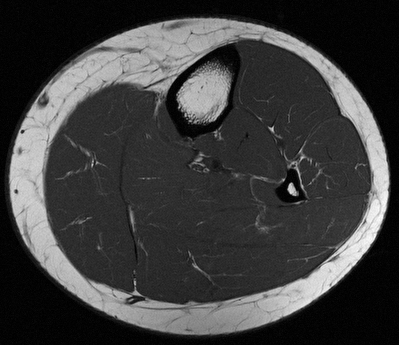
#> input picture images/jambe.tif, 399 x 345 px, found by its file name
$ python noise_analysis.py
#> lines starting #> are read from the running program, lines starting #| are printed output that depends on the picture; after the words box and inside, x2 and y2 are one past the last pixel; in counts of white or black regions, pixels touching at a corner belong together
import matplotlib.pyplot as plt
import numpy as np
import os
import imageio.v2 as imageio
from PIL import Image

def hist_stretch(I):
    """
    Histogram stretching to range [0;1]
    """
    I = I - np.min(I)
    I = I / np.max(I) if np.max(I) > 0 else I
    return I

def ensure_dir(dir_path):
    """
    Create directory if it doesn't exist
    """
    if not os.path.exists(dir_path):
        os.makedirs(dir_path)

def noise_estimation():
    """
    Perform noise estimation on image regions of interest
    """
    # Ensure output directory exists
    plots_dir = 'plots/TP8_Compression'
    ensure_dir(plots_dir)

    # Load the leg image
    img_path = 'images/jambe.tif'
    try:
        # Try reading with imageio
        A = imageio.imread(img_path)
    except:
        # Fallback to PIL if imageio fails
        A = np.array(Image.open(img_path))
#> A is the input picture: shape (345, 399); min 0, max 255, mean 61.6

    # Convert to grayscale if it's RGB
    if len(A.shape) > 2:
        A = np.mean(A, axis=2).astype(np.uint8)

    # 1. Extract ROI from a uniform intensity region and plot histogram
    roi = A[160:200, 200:240]

    plt.figure(figsize=(12, 10))
    plt.suptitle('Histogram of the Region of Interest (ROI)', fontsize=16)

    # Show the original image and mark ROI
    plt.subplot(221)
    plt.imshow(A, cmap='gray')
    plt.title('Original Image')
    # Mark the ROI with a red rectangle
    x, y = 200, 160
    w, h = 40, 40
    plt.plot([x, x+w, x+w, x, x], [y, y, y+h, y+h, y], 'r-', linewidth=2)
    plt.axis('off')

    # Show the ROI
    plt.subplot(222)
    plt.imshow(roi, cmap='gray')
    plt.title('Region of Interest (ROI)')
    plt.axis('off')

    # Plot histogram of ROI
    plt.subplot(223)
    plt.hist(roi.flatten(), bins=255, color='blue', alpha=0.7)
    plt.title('Histogram of ROI')
    plt.xlabel('Pixel Value')
    plt.ylabel('Frequency')
    plt.grid(alpha=0.3)

    # Save figure
    plt.tight_layout(rect=[0, 0, 1, 0.96])
    plt.savefig(os.path.join(plots_dir, 'histogram_roi.png'), dpi=300)
#> figure, not shown here; panel 3: tallest bar 130 high, from x = 44.74 to 45.22
    plt.show()

    # 2. Add exponential noise to the image
    nx, ny = A.shape
#> nx = 345; ny = 399
    expnoise = -1/0.5 * np.log(1 - np.random.rand(nx, ny))
    expnoise = expnoise / np.max(expnoise)
    B_exp = A + 255 * expnoise
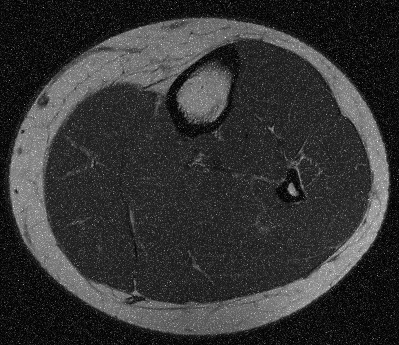
#> B_exp: shape (345, 399) float64; min 0.00827, max 411.4, mean 84.2; drawn with min black and max white
    B_exp = np.clip(B_exp, 0, 255).astype(np.uint8)
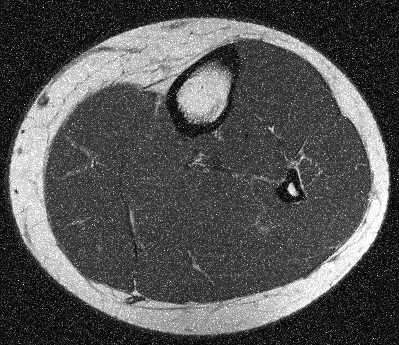
#> B_exp: shape (345, 399); min 0, max 255, mean 83.4

    # Extract the same ROI from the exponential noise image
    roi_exp = B_exp[160:200, 200:240]
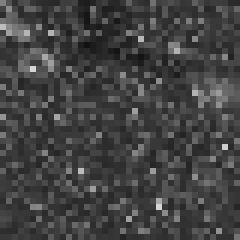
#> roi_exp: shape (40, 40) (shown 6 times larger); min 18, max 214, mean 66.4

    # Plot the exponential noise results
    plt.figure(figsize=(12, 10))
    plt.suptitle('Image with Exponential Noise', fontsize=16)

    # Show the exponential noise image and mark ROI
    plt.subplot(221)
    plt.imshow(B_exp, cmap='gray')
    plt.title('Image with Exponential Noise')
    # Mark the ROI with a red rectangle
    plt.plot([x, x+w, x+w, x, x], [y, y, y+h, y+h, y], 'r-', linewidth=2)
    plt.axis('off')

    # Show the ROI of exponential noise image
    plt.subplot(222)
    plt.imshow(roi_exp, cmap='gray')
    plt.title('ROI with Exponential Noise')
    plt.axis('off')

    # Plot histogram of ROI with exponential noise
    plt.subplot(223)
    plt.hist(roi_exp.flatten(), bins=255, color='red', alpha=0.7)
    plt.title('Histogram of ROI with Exponential Noise')
    plt.xlabel('Pixel Value')
    plt.ylabel('Frequency')
    plt.grid(alpha=0.3)

    # Save figure
    plt.tight_layout(rect=[0, 0, 1, 0.96])
    plt.savefig(os.path.join(plots_dir, 'histogram_exp_noise.png'), dpi=300)
#> figure, not shown here; panel 3: tallest bar 54 high, from x = 49.51 to 50.28
    plt.show()

    # Save the exponential noise image
    imageio.imwrite(os.path.join(plots_dir, 'leg_exponential.png'), B_exp)

    # 3. Add Gaussian noise to the image
    gaussnoise = 50 * np.random.randn(nx, ny)
    B_gauss = A + gaussnoise
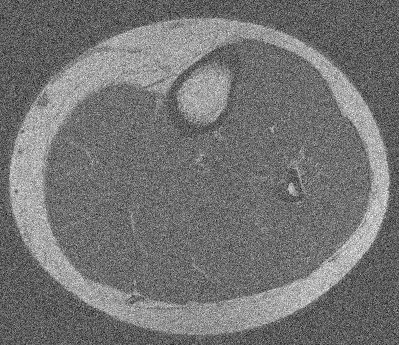
#> B_gauss: shape (345, 399) float64; min -220.6, max 396.8, mean 61.8; drawn with min black and max white
    B_gauss = np.clip(B_gauss, 0, 255).astype(np.uint8)
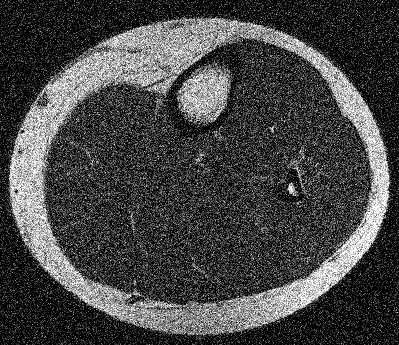
#> B_gauss: shape (345, 399); min 0, max 255, mean 68.9

    # Extract the same ROI from the gaussian noise image
    roi_gauss = B_gauss[160:200, 200:240]
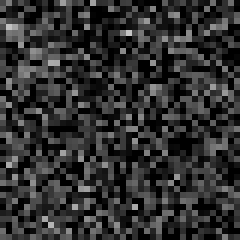
#> roi_gauss: shape (40, 40) (shown 6 times larger); min 0, max 197, mean 47.9

    # Plot the gaussian noise results
    plt.figure(figsize=(12, 10))
    plt.suptitle('Image with Gaussian Noise', fontsize=16)

    # Show the gaussian noise image and mark ROI
    plt.subplot(221)
    plt.imshow(B_gauss, cmap='gray')
    plt.title('Image with Gaussian Noise')
    # Mark the ROI with a red rectangle
    plt.plot([x, x+w, x+w, x, x], [y, y, y+h, y+h, y], 'r-', linewidth=2)
    plt.axis('off')

    # Show the ROI of gaussian noise image
    plt.subplot(222)
    plt.imshow(roi_gauss, cmap='gray')
    plt.title('ROI with Gaussian Noise')
    plt.axis('off')

    # Plot histogram of ROI with gaussian noise
    plt.subplot(223)
    plt.hist(roi_gauss.flatten(), bins=255, color='green', alpha=0.7)
    plt.title('Histogram of ROI with Gaussian Noise')
    plt.xlabel('Pixel Value')
    plt.ylabel('Frequency')
    plt.grid(alpha=0.3)

    # Save figure
    plt.tight_layout(rect=[0, 0, 1, 0.96])
    plt.savefig(os.path.join(plots_dir, 'histogram_gauss_noise.png'), dpi=300)
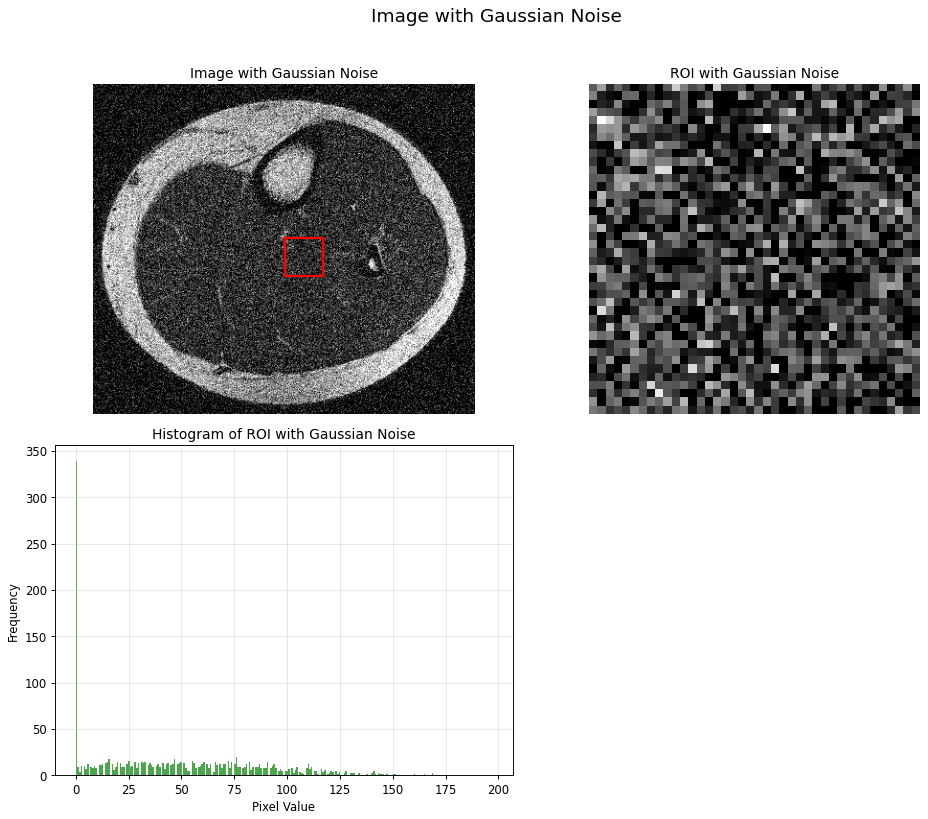
#> figure drawn by matplotlib, 3 panels; panel 3: tallest bar 339 high, from x = -5.55e-17 to 0.773
    plt.show()

    # Save the gaussian noise image
    imageio.imwrite(os.path.join(plots_dir, 'leg_gaussian.png'), B_gauss)

    print("Noise estimation completed!")
    print(f"Results saved in {plots_dir}")
    print("Generated files:")
    print("- histogram_roi.png: Original ROI and its histogram")
    print("- histogram_exp_noise.png: ROI with exponential noise and its histogram")
    print("- histogram_gauss_noise.png: ROI with Gaussian noise and its histogram")
    print("- leg_exponential.png: Full image with exponential noise")
    print("- leg_gaussian.png: Full image with Gaussian noise")

if __name__ == '__main__':
    noise_estimation()

$ run again, with images/BrainT1.bmp saved as images/jambe.tif
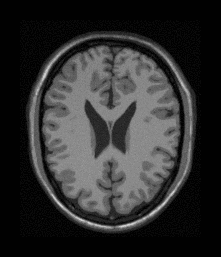
#> input picture images/BrainT1.bmp, 221 x 257 px, found by its file name
#> in noise_estimation, A is the input picture: shape (257, 221); min 1, max 210, mean 47
#> in noise_estimation, `roi = A[160:200, 200:240]`:
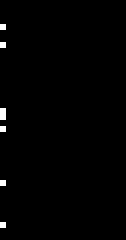
#> roi: shape (40, 21) (shown 6 times larger); values 1 (black) and 10 (white), 0.83% white in thin lines or dots, all inside (x1, y1, x2, y2) = (0, 4, 1, 38)
#> in noise_estimation, `plt.savefig(os.path.join(plots_dir, 'histogram_gauss_noise.png'), dpi=..`:
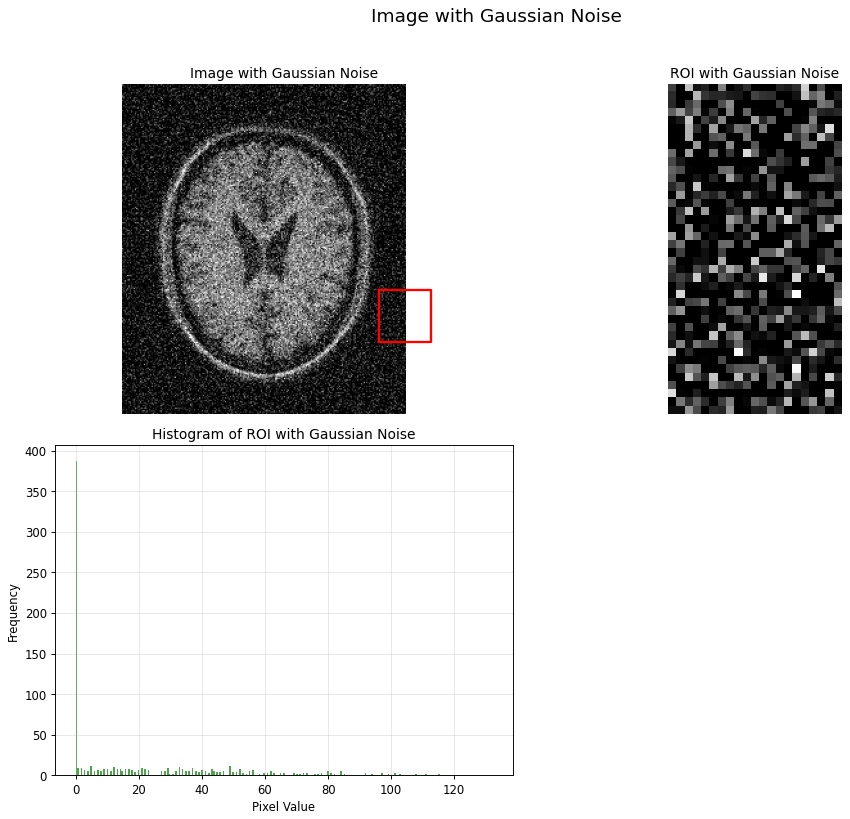
#> figure drawn by matplotlib, 3 panels; panel 3: tallest bar 387 high, from x = -5.55e-17 to 0.518

$ run again, with images/BrainT1bis.bmp saved as images/jambe.tif
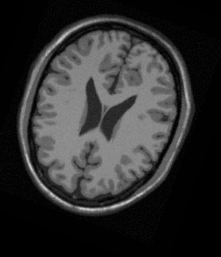
#> input picture images/BrainT1bis.bmp, 221 x 257 px, found by its file name
#> in noise_estimation, A is the input picture: shape (257, 221); min 0, max 202, mean 46.5
#> in noise_estimation, `roi = A[160:200, 200:240]`:
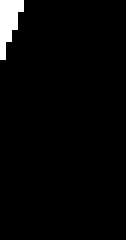
#> roi: shape (40, 21) (shown 6 times larger); values 0 (black) and 1 (white), 2.9% white; 1 white region, box (x1, y1, x2, y2) and area: (0, 0, 4, 10) 24
#> in noise_estimation, `plt.savefig(os.path.join(plots_dir, 'histogram_gauss_noise.png'), dpi=..`:
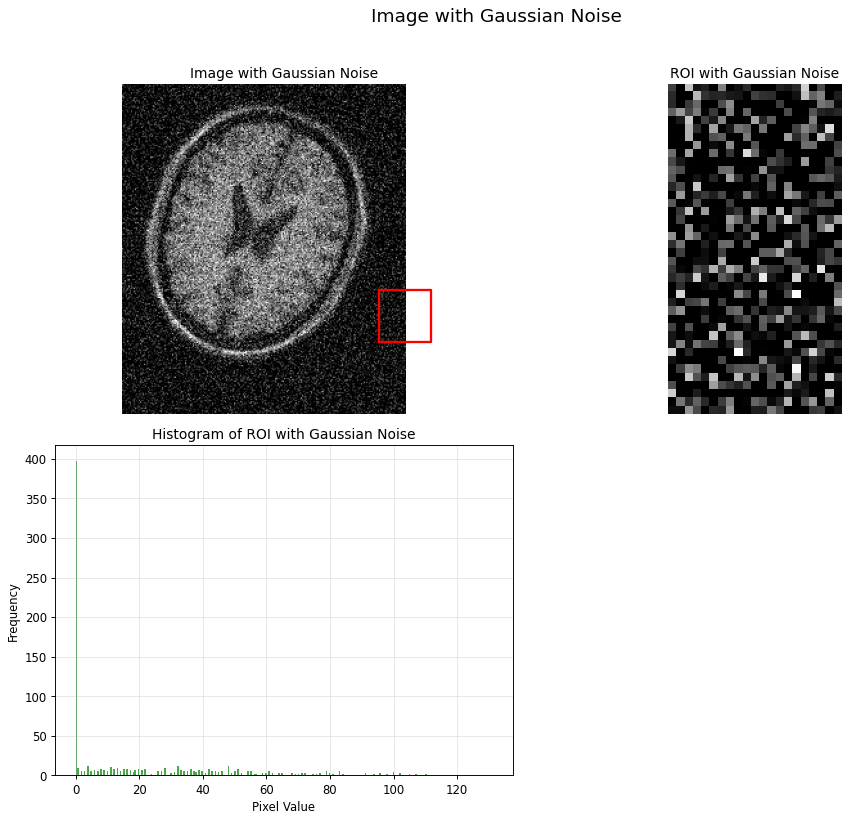
#> figure drawn by matplotlib, 3 panels; panel 3: tallest bar 397 high, from x = 0 to 0.514
